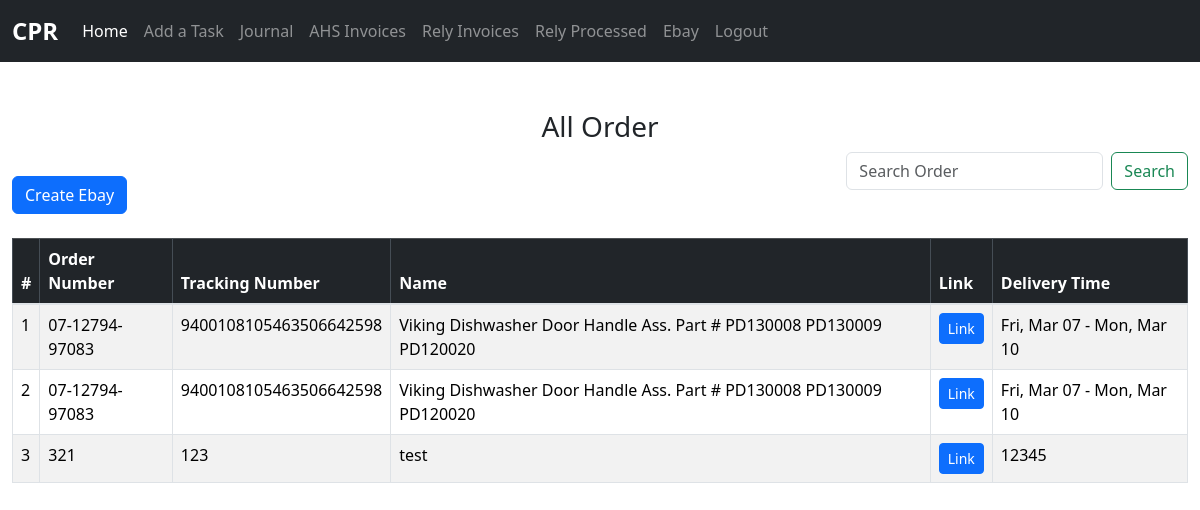
Screenshot of /ebay (signed in) with the database file from the repository.
### task_app/models.py (models this page shows, shortened)
class Ebay(models.Model):
    name = models.CharField(max_length=200, blank=True, null=True)
    tracking_number = models.CharField(max_length=200, blank=True, null=True)
    order_number = models.CharField(max_length=200, blank=True, null=True)
    link = models.CharField(max_length=500, blank=True, null=True)
    delivery_time = models.CharField(max_length=200, blank=True, null=True)
    class Meta:
        verbose_name_plural = "Ebay"

### task_app/views.py (the view, shortened to what this page needs)
# urls.py: path('ebay', views.ebay, name="ebay"),
@login_required(login_url='login')
def ebay(request):
    all_ebay = Ebay.objects.all()
    search_results = None
    context = {
        "all_ebay":all_ebay,
        'search_results':search_results
    }
    return render(request, 'ebay.html', context)

### task_app/templates/ebay.html (shortened to what this page needs)
{% extends 'base.html' %}
{% block content %}
<center><h3 style="float:center">All Order</h3></center>
<form style="float:right;" method="POST" class="form-inline my-2 my-lg-0">
    <input name="ebay_data" class="form-control mr-sm-2" type="search" placeholder="Search Order" aria-label="Search">
    <button class="btn btn-outline-success my-2 my-sm-0" type="submit">Search</button>
</form>
<br>
<a style="text-align: left;" class="btn btn-primary" href="{% url 'create_ebay' %}">Create Ebay</a><br><br>
<table class="table table-striped table-bordered">
    <thead class="table-dark">
        <tr>
            <th>#</th>
            <th>Order Number</th>
            <th>Tracking Number</th>
            <th>Name</th>
            <th>Link</th>
            <th>Delivery Time</th>
        </tr>
    </thead>
    <tbody>
        {% if search_results is None %}
            {% for ebay in all_ebay %}
            <tr>
                <td>{{ forloop.counter }}</td>
                <td>{{ ebay.order_number }}</td>
                <td>{{ ebay.tracking_number }}</td>
                <td>{{ ebay.name }}</td>
                <td class="link_cell"><a href="{{ebay.link}}" target="_blank" class="btn btn-primary btn-sm">Link</a></td>
                <td>{{ ebay.delivery_time }}</td>
            </tr>
            {% empty %}
            <tr>
                <td colspan="6" class="text-center">No Data available.</td>
            </tr>
            {% endfor %}
        {% endif %}
    </tbody>
</table>
{% endblock %}

### task_app/templates/ebay.html (style rules this page uses)
.link_cell { white-space: normal; word-wrap: break-word; }

### rows the page displays
Ebay: order_number "07-12794-97083", tracking_number "9400108105463506642598", name "Viking Dishwasher Door Handle Ass. Part # PD130008 PD130009 PD120020", delivery_time "Fri, Mar 07 - Mon, Mar 10"
Ebay: order_number "07-12794-97083", tracking_number "9400108105463506642598", name "Viking Dishwasher Door Handle Ass. Part # PD130008 PD130009 PD120020", delivery_time "Fri, Mar 07 - Mon, Mar 10"
Ebay: order_number "321", tracking_number "123", name "test", delivery_time "12345"
